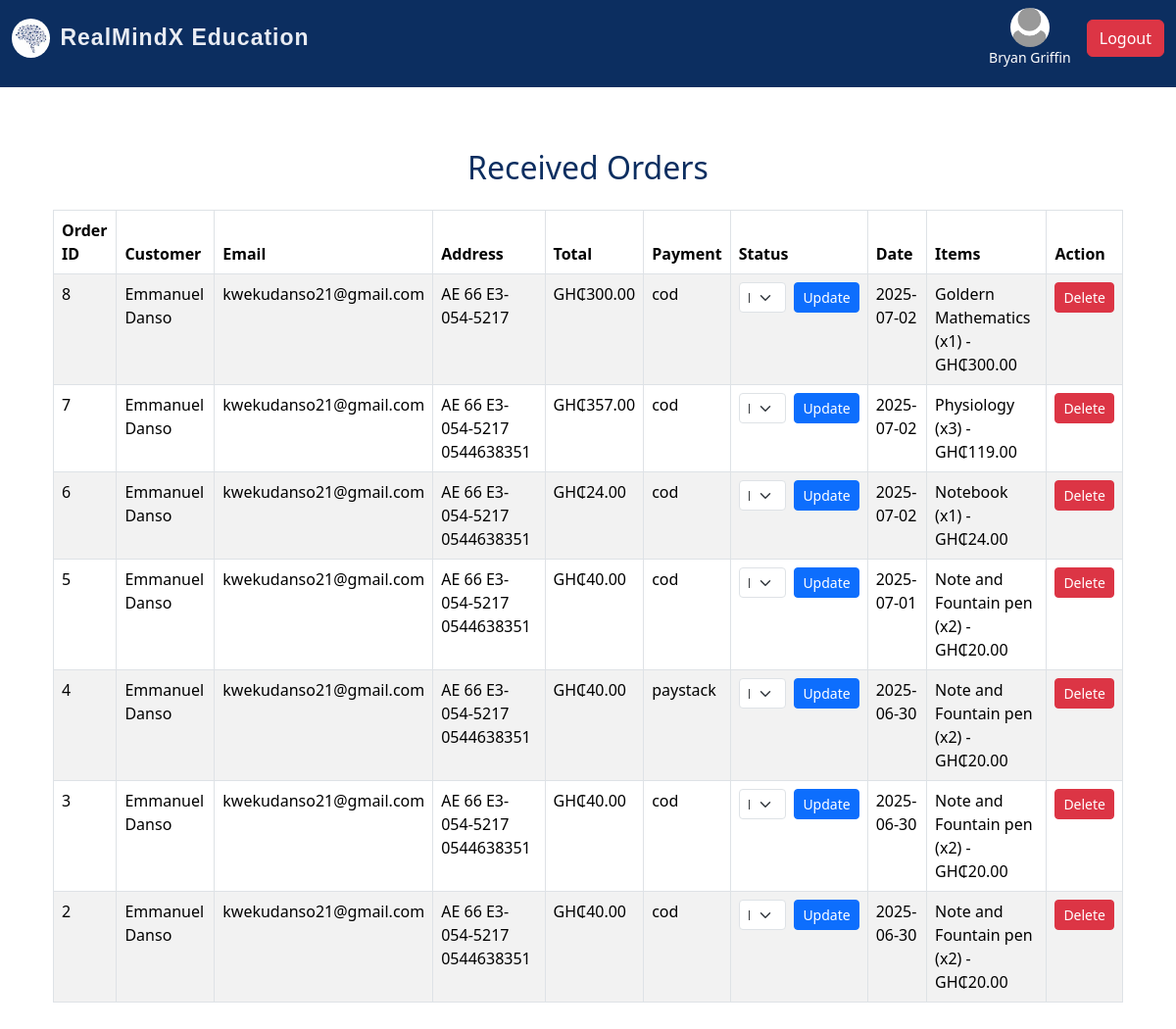
The app's page /admin/received-orders (signed in), older data.
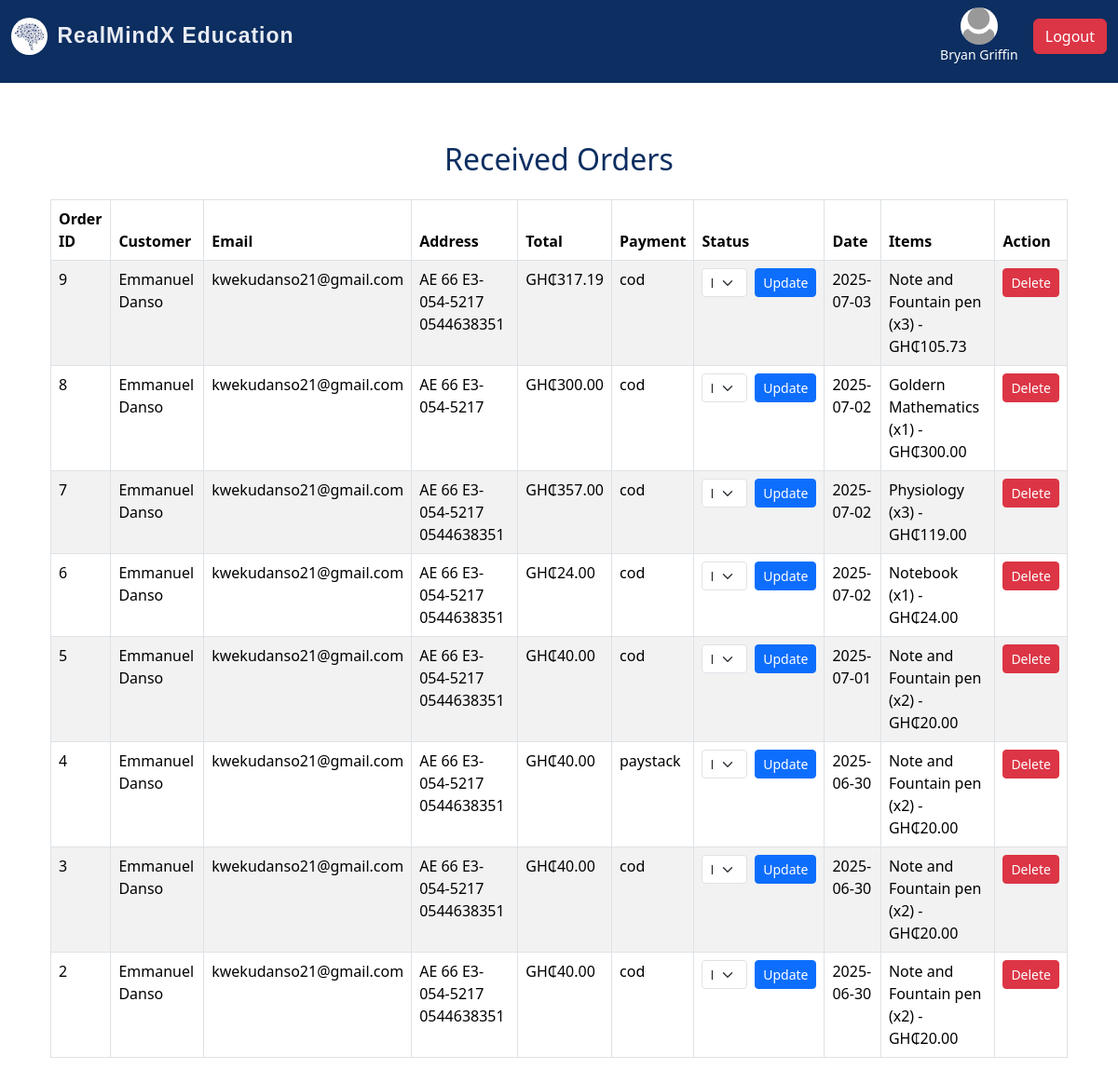
The same page, newer data.
### realmind/models/admin.py (models this page shows, shortened)
class Admin(UserMixin, db.Model):
    id = db.Column(db.Integer, primary_key=True)
    username = db.Column(db.String(150), unique=True, nullable=False)
    email = db.Column(db.String(150), unique=True, nullable=False)
    password = db.Column(db.String(150), nullable=False)
    profile_pic = db.Column(db.String(200), nullable=True)
    job_posts = db.relationship('JobPost', backref='admin', lazy=True)
    news_posts = db.relationship('News', backref='admin', lazy=True)
    @property
    def is_admin(self):
        return True

### realmind/models/recieve_orders.py (models this page shows)
class ReceivedOrder(db.Model):
    id = db.Column(db.Integer, primary_key=True)
    original_order_id = db.Column(db.Integer)
    user_id = db.Column(db.Integer)
    full_name = db.Column(db.String(120))
    email = db.Column(db.String(120))
    address = db.Column(db.String(255))
    total_amount = db.Column(db.Float)
    payment_method = db.Column(db.String(50))
    timestamp = db.Column(db.DateTime, default=db.func.current_timestamp())
    date_received = db.Column(db.DateTime, default=datetime.utcnow)
    items = db.relationship('ReceivedOrderItem', backref='order', cascade="all, delete-orphan")

class ReceivedOrderItem(db.Model):
    id = db.Column(db.Integer, primary_key=True)
    order_id = db.Column(db.Integer, db.ForeignKey('received_order.id'))
    product_id = db.Column(db.Integer)
    product_name = db.Column(db.String(120))
    quantity = db.Column(db.Integer)
    price = db.Column(db.Float)

### realmind/routes/admin_routes.py (the view)
@admin_bp.route('/admin/received-orders')
@login_required
def received_orders():
    if not current_user.is_admin:
        abort(403)
    orders = ReceivedOrder.query.order_by(ReceivedOrder.date_received.desc()).all()
    return render_template('admin/received_orders.html', orders=orders)

### realmind/templates/admin/received_orders.html (shortened to what this page needs)
{% extends "index.html" %}
{% block content %}
<div class="container my-5">
  <h2 class="text-center mb-4">Received Orders</h2>
  {% if orders %}
    <table class="table table-bordered table-striped">
      <thead>
        <tr>
          <th>Order ID</th>
          <th>Customer</th>
          <th>Email</th>
          <th>Address</th>
          <th>Total</th>
          <th>Payment</th>
          <th>Status</th>
          <th>Date</th>
          <th>Items</th>
          <th>Action</th>
        </tr>
      </thead>
      <tbody>
        {% for order in orders %}
        <tr id="order-row-{{ order.id }}">
          <td>{{ order.id }}</td>
          <td>{{ order.full_name }}</td>
          <td>{{ order.email }}</td>
          <td>{{ order.address }}</td>
          <td>GH₵{{ '%.2f' % order.total_amount }}</td>
          <td>{{ order.payment_method }}</td>
          <td>
            {% if order.status == 'Delivered' %}
              <span class="badge bg-success">Delivered</span>
            {% else %}
              <form class="status-update-form" data-order-id="{{ order.id }}">
                <div class="d-flex align-items-center">
                  <select name="status" class="form-select form-select-sm me-2">
                    <option value="Received" {% if order.status == 'Received' %}selected{% endif %}>Received</option>
                  </select>
                  <button type="submit" class="btn btn-sm btn-primary">Update</button>
                </div>
              </form>
            {% endif %}
          </td>
          <td>{{ order.date_received.strftime('%Y-%m-%d') }}</td>
          <td>
            <ul class="list-unstyled mb-0">
              {% for item in order.items %}
              <li>{{ item.product_name }} (x{{ item.quantity }}) - GH₵{{ '%.2f' % item.price }}</li>
              {% endfor %}
            </ul>
          </td>
          <td>
            <button class="btn btn-sm btn-danger" data-bs-toggle="modal" data-bs-target="#deleteModal{{ order.id }}">Delete</button>
          </td>
        </tr>
        {% endfor %}
      </tbody>
    </table>
  {% else %}
    <p class="text-muted">No received orders found.</p>
  {% endif %}
</div>
<div class="position-fixed bottom-0 end-0 p-3" style="z-index: 11">
</div>
{% endblock %}

### realmind/templates/index.html (shortened to what this page needs)
<!DOCTYPE html>
<html lang="en">
<head>
  <link rel="stylesheet" href="https://cdn.jsdelivr.net/npm/bootstrap@5.3.3/dist/css/bootstrap.min.css">
  <link rel="stylesheet" href="https://cdnjs.cloudflare.com/ajax/libs/font-awesome/6.6.0/css/all.min.css">
  <link rel="stylesheet" href="{{ url_for('static', filename='main.css') }}">
</head>
<body>
<nav class="navbar navbar-expand-lg navbar-dark bg-steel fixed-top">
  <div class="container-fluid">
<a class="navbar-brand d-flex align-items-center"
   href="{% if current_user.is_authenticated %}
            {% if current_user.is_admin %}
              {{ url_for('admin.admin_dashboard') }}
            {% else %}
              {{ url_for('user.users_dashboard') }}
            {% endif %}
         {% else %}
            {{ url_for('main.home') }}
         {% endif %}">
  <img src="{{ url_for('static', filename='images/brain.jpg') }}" alt="Logo" style="height: 40px; border-radius: 50%; margin-right: 10px;">
  RealMindX Education
</a>
    <div class="collapse navbar-collapse justify-content-end" id="navbarNav">
      <ul class="navbar-nav">
        {% if current_user.is_authenticated %}
        <li class="nav-item d-flex align-items-center ms-2">
          <div class="d-flex flex-column align-items-center text-white me-3">
            {% if current_user.profile_pic %}
              <img src="{{ url_for('static', filename='uploads/' ~ current_user.profile_pic) }}"
                   alt="Profile"
                   style="width: 40px; height: 40px; border-radius: 50%; object-fit: cover;">
            {% else %}
              <img src="{{ url_for('static', filename='images/default-profile.webp') }}"
                   alt="Default Profile"
                   style="width: 40px; height: 40px; border-radius: 50%; object-fit: cover;">
            {% endif %}
            <small>{{ current_user.username }}</small>
          </div>
          <a class="btn btn-danger" href="{{ url_for('auth.logout') }}">Logout</a>
        </li>
        {% endif %}
      </ul>
    </div>
  </div>
</nav>
<main class="container mt-5 pt-4">
  {% block content %}{% endblock %}
</main>
</body>
</html>

### realmind/static/main.css (style rules this page uses)
html,body { position: relative; color: #0f0505; display: flex; flex-direction: column; margin: 0; margin-top: 1.0rem; }
.container { flex: 1; }
.navbar { margin-bottom: 0; padding-bottom: 20px; }
.navbar-brand { text-decoration: none; font-family: "Poppins", sans-serif; font-size: 23px; font-weight: bold; color:rgb(233, 236, 243); letter-spacing: 1px; }
.bg-steel { background-color: #0C2E60; }
.navbar-nav a { font-size: 16px; font-weight: 400; display: flex; align-items: center; gap: 5px; color: #ffffff; }
h1, h2, h3, h4 { color: #0C2E60; }
label, button { font-size: 20px; }

Row changes from the older to the newer data that the page shows:
added ReceivedOrder: id "9", full_name "Emmanuel Danso", email "kwekudanso21@gmail.com", address "AE 66 E3-054-5217 0544638351", total_amount "317.19", payment_method "cod", date_received "2025-07-03"
added ReceivedOrderItem: product_name "Note and Fountain pen", quantity "3", price "105.73", shown under "9"
